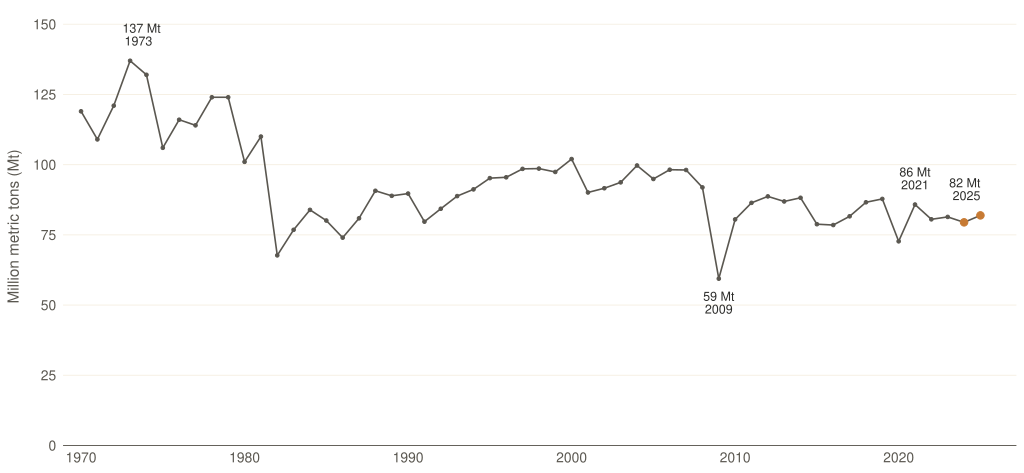

Write R code to recreate this figure.
# Task 2 v2 — honest remake of the White House steel chart, long context.
# v2 changes vs v1: extended window from 5 yrs (2021-2025) to 56 yrs
#   (1970-2025) by splicing USGS DS140 historical raw-steel-production data
#   onto the existing worldsteel 2021-2025 series. The 5-year window made
#   the same cherry-pick mistake we critiqued in task 1; the long view
#   shows the 1973 peak, the post-1970s structural decline, the GFC
#   trough, and that the 2024 -> 2025 increase is well within ambient noise.
# Chart-type choice: line chart (per CLAUDE.md "line for time series").
#   Zero baseline is kept (not required for line, but more honest about scale
#   and matches the bar-chart convention of the original).
#
# Sources spliced:
#   * USGS DS140 (Iron and Steel Statistics, 1900-2021), Steel sheet,
#     "Raw steel production" column. Used 1900-2020 portion.
#   * World Steel Association, P1 crude steel total, USA, 2021-2025.
#     Used 2021-2025 portion.
# Both report 2021 = 85.8 Mt (sanity check passes).

setwd("/Users/alexanderweber/Documents/hsg/6_semester/data_visualization_with_ai")

suppressPackageStartupMessages({
  library(readxl)
  library(dplyr)
  library(tidyr)
  library(ggplot2)
})

source("design_system.R")

chart_family <- ""

# --- 1. Historical: USGS DS140, 1900-2021 ----------------------------------
ds140 <- read_excel(
  "data/task_02/usgs_ds140_iron_steel_2021.xlsx",
  sheet = "Steel",
  skip  = 5
) %>%
  select(year_chr = Year, raw_steel_t = `Raw steel production`) %>%
  mutate(year = suppressWarnings(as.integer(year_chr)),
         raw_steel_mt = as.numeric(raw_steel_t) / 1e6) %>%
  filter(!is.na(year), !is.na(raw_steel_mt), year >= 1970, year <= 2020) %>%
  select(year, mt = raw_steel_mt)

# --- 2. Recent: worldsteel, 2021-2025 --------------------------------------
ws <- read_excel(
  "data/task_02/steel_data_us_21-25.xlsx",
  sheet = 1,
  skip = 1
) %>%
  filter(Country == "United States") %>%
  mutate(across(-Country, as.numeric)) %>%
  pivot_longer(-Country, names_to = "year", values_to = "kt") %>%
  mutate(year = as.integer(year), mt = kt / 1000) %>%
  select(year, mt)

us <- bind_rows(ds140, ws) %>% arrange(year)

cat("Series: ", min(us$year), "-", max(us$year),
    " (n =", nrow(us), ")\n")
cat("Peak:  "); us %>% slice_max(mt, n = 1) %>% print()
cat("Trough (post-1970): "); us %>% slice_min(mt, n = 1) %>% print()
cat("Recent (2021-2025):\n"); us %>% filter(year >= 2021) %>% print()

# Highlight: the two years the original White House chart used (2024, 2025).
us <- us %>% mutate(highlight = year %in% c(2024, 2025))

# Anchor labels for the four points the reader should see.
ann <- us %>%
  filter(year %in% c(1973, 2009, 2021, 2025)) %>%
  mutate(
    label = sprintf("%.0f Mt\n%d", mt, year),
    vjust = case_when(year == 1973 ~ -0.7,
                       year == 2009 ~  1.6,
                       year == 2021 ~ -0.7,
                       year == 2025 ~ -0.7),
    hjust = case_when(year == 1973 ~ 0.2,
                       year == 2009 ~ 0.5,
                       year == 2021 ~ 0.5,
                       year == 2025 ~ 1.0)
  )

p <- ggplot(us, aes(x = year, y = mt)) +
  geom_line(color = pg_palette$alloy, linewidth = 0.55) +
  geom_point(data = us %>% filter(!highlight),
             color = pg_palette$alloy, size = 0.9) +
  geom_point(data = us %>% filter(highlight),
             color = pg_palette$copper, size = 2.2) +
  geom_text(data = ann, aes(label = label, vjust = vjust, hjust = hjust),
            family = chart_family, size = 3.0, color = pg_palette$onyx,
            lineheight = 0.9) +
  scale_x_continuous(breaks = seq(1970, 2025, 10),
                     expand = expansion(mult = c(0.02, 0.04))) +
  scale_y_continuous(limits = c(0, 150),
                     breaks = seq(0, 150, 25),
                     expand = expansion(mult = c(0, 0.04))) +
  labs(x = NULL, y = "Million metric tons (Mt)") +
  theme_pg(base_family = chart_family)

out_pdf <- "iterations/task_02/v2/steel_production_v2.pdf"
ggsave(out_pdf, p, width = 26, height = 12, units = "cm", device = "pdf")
cat("Saved:", out_pdf, "\n")
